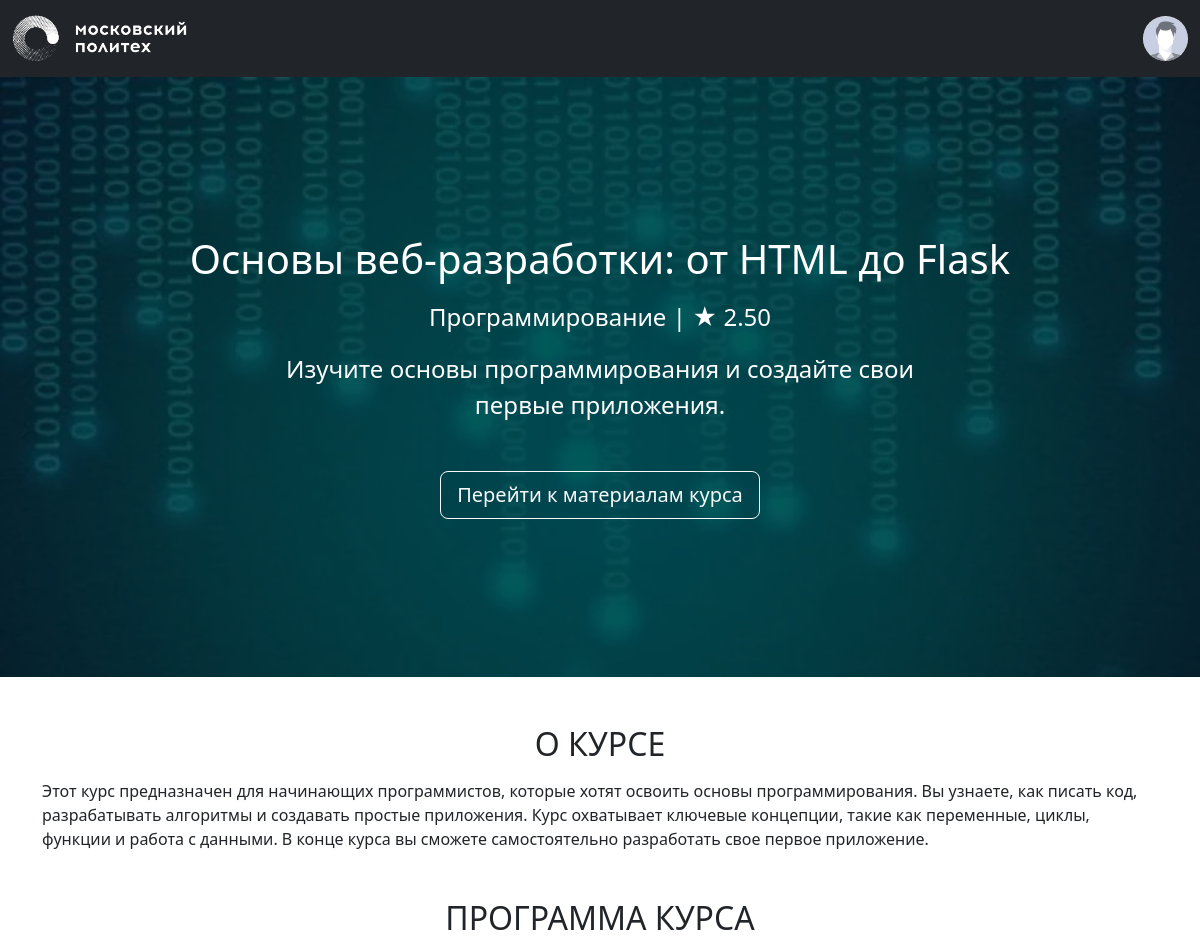
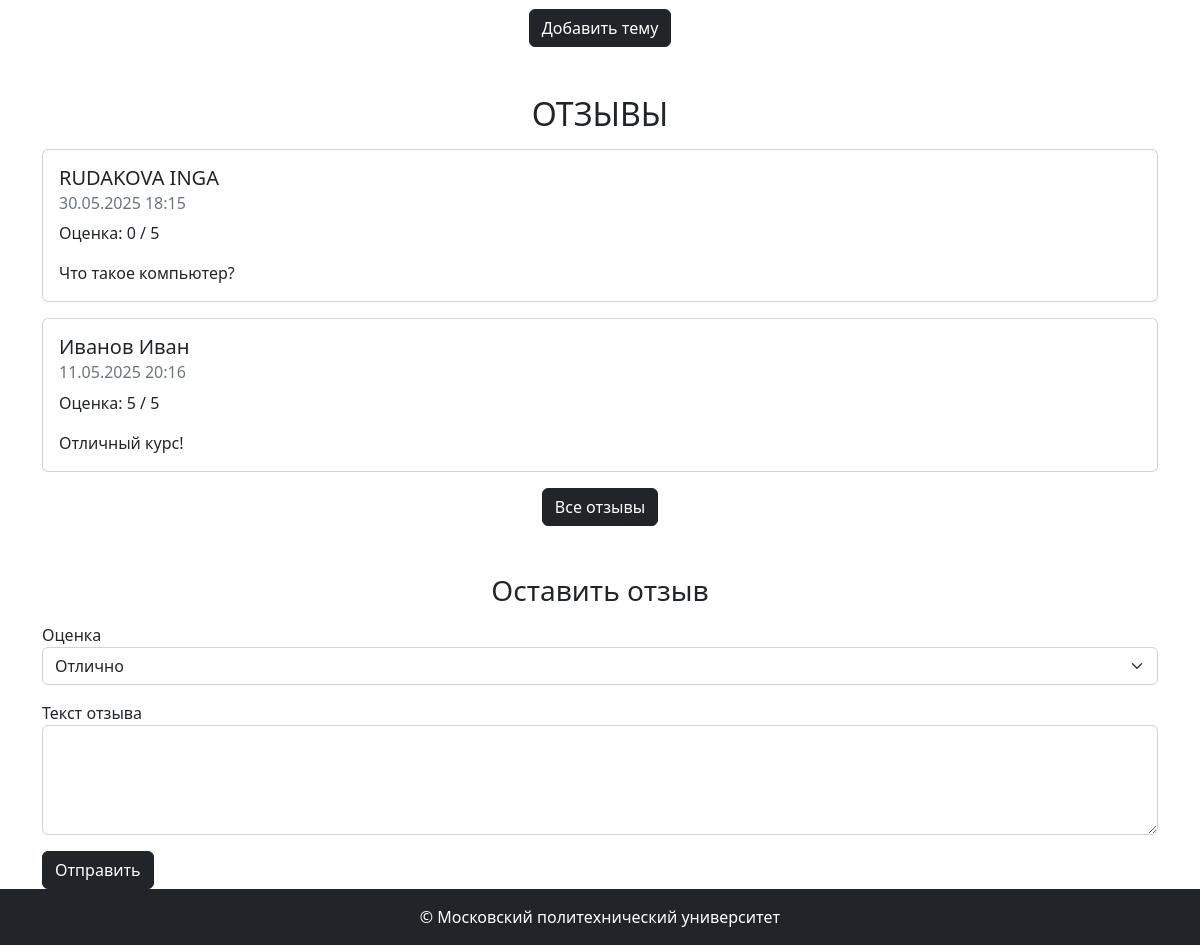
The app's page /courses/1 (signed in) with its own data (2 pictures, top to bottom).
### models.py (models this page shows, shortened)
class Image(db.Model):
    __tablename__ = 'images'
    id: Mapped[str] = mapped_column(String(100), primary_key=True)  # ID изображения
    file_name: Mapped[str] = mapped_column(String(100))  # Оригинальное имя файла
    mime_type: Mapped[str] = mapped_column(String(100))  # MIME-тип
    md5_hash: Mapped[str] = mapped_column(String(100), unique=True)  # Хеш файла (для проверки дубликатов)
    object_id: Mapped[Optional[int]]  # ID связанного объекта
    object_type: Mapped[Optional[str]] = mapped_column(String(100))  # Тип связанного объекта
    created_at: Mapped[datetime] = mapped_column(default=datetime.now)  # Дата создания
    @property
    def url(self):
        return url_for('image', image_id=self.id)

class Base(DeclarativeBase):
    metadata = MetaData(naming_convention={
        "ix": 'ix_%(column_0_label)s',  # Именование индексов
        "uq": "uq_%(table_name)s_%(column_0_name)s",  # Уникальные ограничения
        "ck": "ck_%(table_name)s_%(constraint_name)s",  # Check-ограничения
        "fk": "fk_%(table_name)s_%(column_0_name)s_%(referred_table_name)s",  # Внешние ключи
        "pk": "pk_%(table_name)s"  # Первичные ключи
    })

class Course(Base):
    __tablename__ = 'courses'
    id: Mapped[int] = mapped_column(primary_key=True)  # ID курса
    name: Mapped[str] = mapped_column(String(100))  # Название курса
    short_desc: Mapped[str] = mapped_column(Text)  # Краткое описание
    full_desc: Mapped[str] = mapped_column(Text)  # Полное описание
    rating_sum: Mapped[int] = mapped_column(default=0)  # Сумма оценок
    rating_num: Mapped[int] = mapped_column(default=0)  # Количество оценок
    category_id: Mapped[int] = mapped_column(ForeignKey("categories.id"))  # ID категории
    author_id: Mapped[int] = mapped_column(ForeignKey("users.id"))  # ID автора
    background_image_id: Mapped[str] = mapped_column(ForeignKey("images.id"))  # ID фонового изображения
    created_at: Mapped[datetime] = mapped_column(default=datetime.now)  # Дата создания
    author: Mapped["User"] = relationship()  # Автор курса
    category: Mapped["Category"] = relationship(lazy=False)  # Категория (загружается сразу)
    bg_image: Mapped["Image"] = relationship()  # Фоновое изображение
    @property
    def rating(self):
        if self.rating_num > 0:
            return self.rating_sum / self.rating_num
        return 0  # Если нет оценок

class Category(Base):
    __tablename__ = 'categories'
    id = mapped_column(Integer, primary_key=True)  # ID категории
    name: Mapped[str] = mapped_column(String(100))  # Название категории
    parent_id: Mapped[Optional[int]] = mapped_column(ForeignKey("categories.id"))  # Родительская категория (для иерархии)

class Review(Base):
    __tablename__ = 'reviews'
    id: Mapped[int] = mapped_column(primary_key=True)  # ID отзыва
    rating: Mapped[int] = mapped_column(nullable=False)  # Оценка (1-5)
    text: Mapped[str] = mapped_column(Text, nullable=False)  # Текст отзыва
    created_at: Mapped[datetime] = mapped_column(default=datetime.now)  # Дата создания
    course_id: Mapped[int] = mapped_column(ForeignKey("courses.id"))  # ID курса
    user_id: Mapped[int] = mapped_column(ForeignKey("users.id"))  # ID пользователя
    course: Mapped["Course"] = relationship()  # Курс, к которому относится отзыв
    user: Mapped["User"] = relationship()  # Автор отзыва

class User(Base, UserMixin):
    __tablename__ = 'users'
    id: Mapped[int] = mapped_column(primary_key=True)  # ID пользователя
    first_name: Mapped[str] = mapped_column(String(100))  # Имя
    last_name: Mapped[str] = mapped_column(String(100))  # Фамилия
    middle_name: Mapped[Optional[str]] = mapped_column(String(100))  # Отчество (необязательное)
    login: Mapped[str] = mapped_column(String(100), unique=True)  # Логин (уникальный)
    password_hash: Mapped[str] = mapped_column(String(200))  # Хеш пароля
    created_at: Mapped[datetime] = mapped_column(default=datetime.now)  # Дата создания
    @property
    def full_name(self):
        return ' '.join([self.last_name, self.first_name, self.middle_name or ''])

### courses.py (the view)
@bp.route('/<int:course_id>')
def show(course_id):
    course = db.get_or_404(Course, course_id)
    reviews = db.session.execute(
        db.select(Review).filter_by(course_id=course_id).order_by(desc(Review.created_at)).limit(5)
    ).scalars()
    return render_template('courses/show.html', course=course, reviews=reviews)

### auth.py (called while the page is built)
def load_user(user_id):
    user = db.session.execute(db.select(User).filter_by(id=user_id)).scalar()
    return user

### templates/courses/show.html (shortened to what this page needs)
{% extends 'base.html' %}
{% block content %}
<div class="title-area position-relative" style="background-image: url({{ course.bg_image.url }});">
    <div class="h-100 w-100 py-5 d-flex text-center position-absolute" style="background-color: rgba(0, 0, 0, 0.65);">
        <div class="m-auto">
            <h1 class="title mb-3 font-weight-bold">{{ course.name }}</h1>
            <p class="mb-3 mx-auto">
                {{ course.category.name }} | <span>★</span> <span>{{ "%.2f" | format(course.rating) }}</span>
            </p>
            <div class="container">
                <p class="description w-75 mb-5 mx-auto">
                    {{ course.short_desc }}
                </p>
            </div>
            {% if current_user.is_authenticated %}
                <a href="#" class="btn btn-outline-light btn-lg">Перейти к материалам курса</a>
            {% else %}
                <button class="btn btn-outline-light btn-lg" disabled>Записаться</button>
            {% endif %}
        </div>
    </div>
</div>
<div class="container mt-5">
    <section class="about mb-5">
        <h2 class="mb-3 text-center text-uppercase font-weight-bold">О курсе</h2>
        <p>{{ course.full_desc }}</p>
    </section>
    <section class="program mb-5">
        <h2 class="mb-3 text-center text-uppercase font-weight-bold">Программа курса</h2>
        {% if current_user.is_authenticated and current_user.id == course.author_id %}
            <div class="text-center">
                <button type="button" class="btn btn-dark">
                    Добавить тему
                </button>
            </div>
        {% endif %}
    </section>
    <section class="reviews mb-5">
        <h2 class="mb-3 text-center text-uppercase font-weight-bold">Отзывы</h2>
        {% for review in reviews %}
            <div class="card mb-3">
                <div class="card-body">
                    <h5 class="card-title">{{ review.user.full_name }}</h5>
                    <h6 class="card-subtitle mb-2 text-muted">{{ review.created_at.strftime('%d.%m.%Y %H:%M') }}</h6>
                    <p class="card-text">Оценка: {{ review.rating }} / 5</p>
                    <p class="card-text">{{ review.text }}</p>
                </div>
            </div>
        {% else %}
            <p class="text-center">Отзывов пока нет.</p>
        {% endfor %}
        <div class="text-center">
            <a href="{{ url_for('courses.reviews', course_id=course.id) }}" class="btn btn-dark">Все отзывы</a>
        </div>
    </section>
    {% if current_user.is_authenticated %}
        <section class="add-review">
            <h3 class="mb-3 text-center">Оставить отзыв</h3>
            <form method="POST" action="{{ url_for('courses.reviews', course_id=course.id) }}">
                <div class="mb-3">
                    <label for="rating">Оценка</label>
                    <select class="form-select" id="rating" name="rating">
                        <option value="5">Отлично</option>
                    </select>
                </div>
                <div class="mb-3">
                    <label for="text">Текст отзыва</label>
                    <textarea class="form-control" id="text" name="text" rows="4"></textarea>
                </div>
                <button type="submit" class="btn btn-dark">Отправить</button>
            </form>
        </section>
    {% endif %}
</div>
{% endblock %}

### static/styles.css (style rules this page uses)
.title-area { background-color: black; background-position: center; background-repeat: no-repeat; background-size: cover; color: white; font-size: 1.5rem; min-height: calc(75vh); }

### records on screen
Image: bg_image (picture)
Course: name "Основы веб-разработки: от HTML до Flask", rating "2.50", short_desc "Изучите основы программирования и создайте свои первые приложения.", full_desc "Этот курс предназначен для начинающих программистов, которые хотят освоить основы программирования. Вы узнаете, как писать код, разрабатывать алгоритмы и создавать простые приложения. Курс охватывает ключевые концепции, такие как переменные, циклы, функции и работа с данными. В конце курса вы сможете самостоятельно разработать свое первое приложение."
Category: category.name "Программирование"
Review: user.full_name "RUDAKOVA INGA", created_at "30.05.2025 18:15", rating "0", text "Что такое компьютер?"
Review: user.full_name "Иванов Иван", created_at "11.05.2025 20:16", rating "5", text "Отличный курс!"
